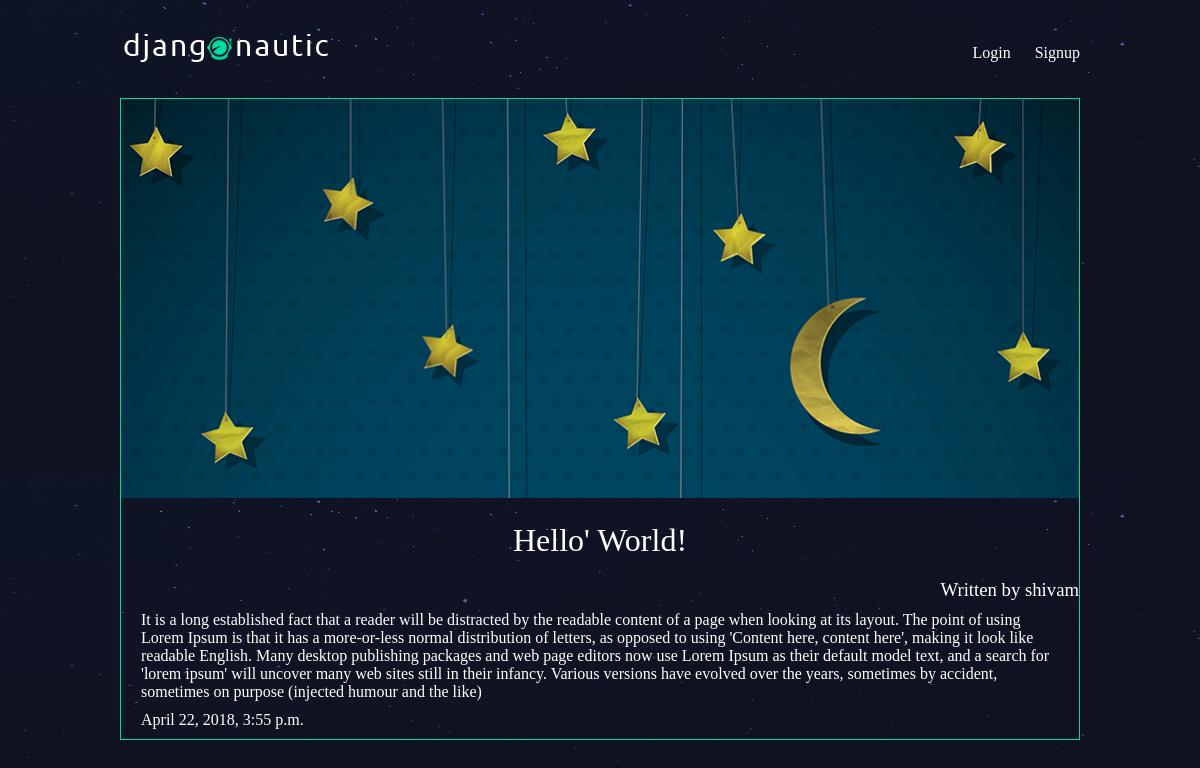
/articles/hello-world-/, run on the app's committed database.
### articles/models.py (models this page shows, shortened)
class Article(models.Model):
    title = models.CharField(max_length=100)
    slug = models.SlugField()
    body = models.TextField()
    date = models.DateTimeField(auto_now_add=True)
    thumb = models.ImageField(default='default.png', blank=True)
    author = models.ForeignKey(User, default=None)

### articles/views.py (the view)
# urls.py: url(r'^(?P<slug>[\w-]+)/$', views.article_detail, name="detail"),
def article_detail(request, slug):
    article = Article.objects.get(slug=slug)
    return render(request, 'articles/article_detail.html', {'article': article})

### articles/templates/articles/article_detail.html
{% extends 'base_layout.html' %}
{% block content %}
<div class="article-detail">
    <div class="article">
        <img src="{{ article.thumb.url }}" />
        <h2>{{ article.title }}</h2>
        <h3>Written by {{ article.author.username }}</h3>
        <p>{{ article.body }}</p>
        <p>{{ article.date }}</p>
    </div>
</div>
{% endblock %}

### assets/styles.css (style rules this page uses)
body { background-color: #0f121f; background-image: url(/static/stars.png); background-repeat-y: no-repeat; color: #fff; }
body * { font-family: Ubuntu; }
h1, h2, h3, h4, h5 { font-weight: normal; margin: 0; }
.article { padding: 10px; border: 1px solid #00dba0; position: relative; padding-bottom: 40px; }
.article h2 { font-size: 1.2em; }
.article-detail .article { padding: 0; }
.article-detail .article img { max-width: 100%; }
.article-detail .article h2 { text-align: center; margin: 20px auto; font-size: 2em }
.article-detail .article h3 { text-align: end; }
.article-detail .article p { margin: 10px 20px }

### data on the page
Article: thumb (picture), title "Hello' World!", author.username "shivam", body "It is a long established fact that a reader will be distracted by the readable content of a page when looking at its layout. The point of using Lorem Ipsum is that it has a more-or-less normal distribution of letters, as opposed to using 'Content here, content here', making it look like readable English. Many desktop publishing packages and web page editors now use Lorem Ipsum as their default model text, and a search for 'lorem ipsum' will uncover many web sites still in their infancy. Various versions have evolved over the years, sometimes by accident, sometimes on purpose (injected humour and the like)", date "April 22, 2018, 3:55 p.m."
